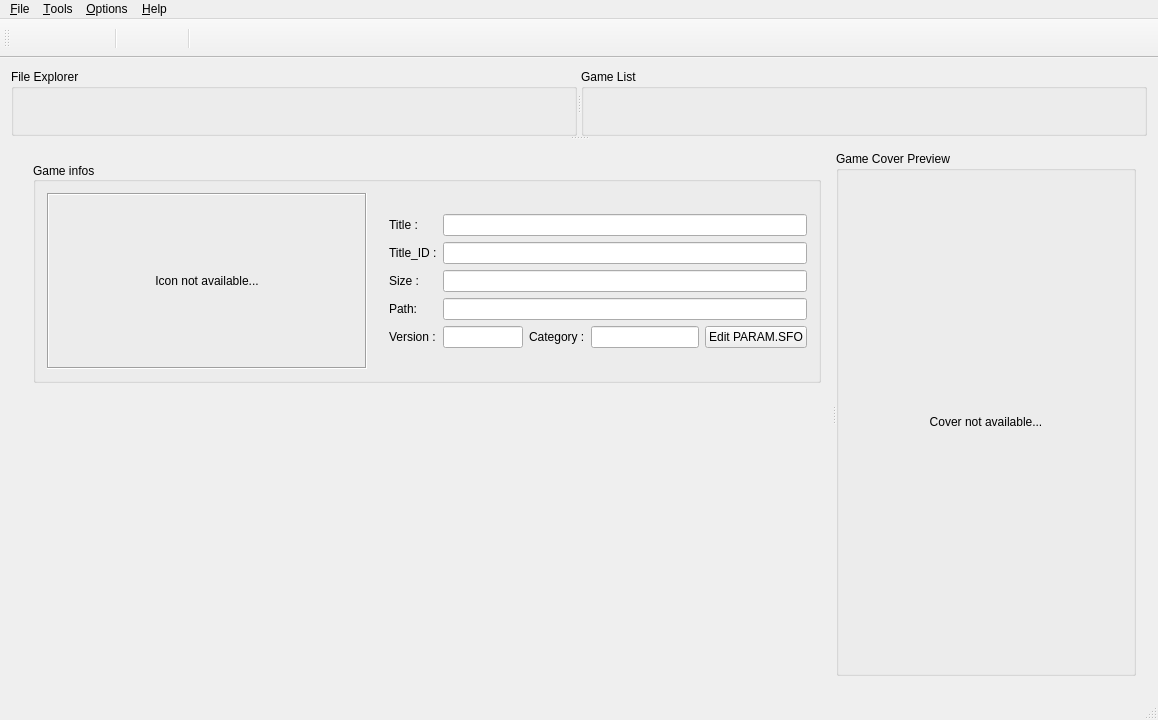
<?xml version="1.0" encoding="UTF-8"?>
<ui version="4.0">
 <class>MainWindow</class>
 <widget class="QMainWindow" name="MainWindow">
  <property name="windowModality">
   <enum>Qt::NonModal</enum>
  </property>
  <property name="geometry">
   <rect>
    <x>0</x>
    <y>0</y>
    <width>1133</width>
    <height>720</height>
   </rect>
  </property>
  <property name="sizePolicy">
   <sizepolicy hsizetype="Preferred" vsizetype="Preferred">
    <horstretch>0</horstretch>
    <verstretch>0</verstretch>
   </sizepolicy>
  </property>
  <property name="contextMenuPolicy">
   <enum>Qt::DefaultContextMenu</enum>
  </property>
  <property name="autoFillBackground">
   <bool>false</bool>
  </property>
  <property name="tabShape">
   <enum>QTabWidget::Rounded</enum>
  </property>
  <widget class="QWidget" name="centralWidget">
   <layout class="QVBoxLayout" name="verticalLayout_5">
    <item>
     <widget class="QSplitter" name="splitter">
      <property name="orientation">
       <enum>Qt::Vertical</enum>
      </property>
      <widget class="QSplitter" name="splitterTreeView">
       <property name="orientation">
        <enum>Qt::Horizontal</enum>
       </property>
       <widget class="QGroupBox" name="groupBoxLeft">
        <property name="sizePolicy">
         <sizepolicy hsizetype="Preferred" vsizetype="Preferred">
          <horstretch>0</horstretch>
          <verstretch>0</verstretch>
         </sizepolicy>
        </property>
        <property name="title">
         <string>File Explorer</string>
        </property>
        <property name="flat">
         <bool>false</bool>
        </property>
        <layout class="QVBoxLayout" name="groupBoxLeftLayout"/>
       </widget>
       <widget class="QGroupBox" name="groupBoxRight">
        <property name="sizePolicy">
         <sizepolicy hsizetype="Preferred" vsizetype="Preferred">
          <horstretch>0</horstretch>
          <verstretch>0</verstretch>
         </sizepolicy>
        </property>
        <property name="layoutDirection">
         <enum>Qt::LeftToRight</enum>
        </property>
        <property name="title">
         <string>Game List</string>
        </property>
        <layout class="QVBoxLayout" name="groupBoxRightLayout"/>
       </widget>
      </widget>
      <widget class="QWidget" name="layoutWidget">
       <layout class="QVBoxLayout" name="verticalLayout">
        <item>
         <widget class="QSplitter" name="splitterBottom">
          <property name="orientation">
           <enum>Qt::Horizontal</enum>
          </property>
          <widget class="QWidget" name="verticalLayoutWidget">
           <layout class="QVBoxLayout" name="verticalLayoutGameInfos">
            <item>
             <widget class="QGroupBox" name="groupBoxGameInfos">
              <property name="sizePolicy">
               <sizepolicy hsizetype="Minimum" vsizetype="Fixed">
                <horstretch>0</horstretch>
                <verstretch>0</verstretch>
               </sizepolicy>
              </property>
              <property name="styleSheet">
               <string notr="true"/>
              </property>
              <property name="title">
               <string>Game infos</string>
              </property>
              <property name="alignment">
               <set>Qt::AlignLeading|Qt::AlignLeft|Qt::AlignVCenter</set>
              </property>
              <layout class="QHBoxLayout" name="horizontalLayout_6">
               <item>
                <layout class="QVBoxLayout" name="verticalLayout_3">
                 <property name="rightMargin">
                  <number>16</number>
                 </property>
                 <item>
                  <widget class="QLabel" name="icon0Label">
                   <property name="sizePolicy">
                    <sizepolicy hsizetype="Preferred" vsizetype="Minimum">
                     <horstretch>0</horstretch>
                     <verstretch>0</verstretch>
                    </sizepolicy>
                   </property>
                   <property name="minimumSize">
                    <size>
                     <width>320</width>
                     <height>176</height>
                    </size>
                   </property>
                   <property name="maximumSize">
                    <size>
                     <width>320</width>
                     <height>176</height>
                    </size>
                   </property>
                   <property name="frameShape">
                    <enum>QFrame::Box</enum>
                   </property>
                   <property name="frameShadow">
                    <enum>QFrame::Sunken</enum>
                   </property>
                   <property name="text">
                    <string>Icon not available...</string>
                   </property>
                   <property name="scaledContents">
                    <bool>true</bool>
                   </property>
                   <property name="alignment">
                    <set>Qt::AlignCenter</set>
                   </property>
                   <property name="wordWrap">
                    <bool>true</bool>
                   </property>
                  </widget>
                 </item>
                </layout>
               </item>
               <item>
                <layout class="QVBoxLayout" name="verticalLayout_4">
                 <property name="leftMargin">
                  <number>0</number>
                 </property>
                 <item>
                  <layout class="QFormLayout" name="formLayout">
                   <property name="fieldGrowthPolicy">
                    <enum>QFormLayout::AllNonFixedFieldsGrow</enum>
                   </property>
                   <property name="formAlignment">
                    <set>Qt::AlignLeading|Qt::AlignLeft|Qt::AlignVCenter</set>
                   </property>
                   <item row="0" column="0">
                    <widget class="QLabel" name="titleLabel">
                     <property name="text">
                      <string>Title :</string>
                     </property>
                    </widget>
                   </item>
                   <item row="0" column="1">
                    <widget class="QLineEdit" name="titleLineEdit">
                     <property name="readOnly">
                      <bool>true</bool>
                     </property>
                    </widget>
                   </item>
                   <item row="1" column="0">
                    <widget class="QLabel" name="titleIDLabel">
                     <property name="text">
                      <string>Title_ID :</string>
                     </property>
                    </widget>
                   </item>
                   <item row="1" column="1">
                    <widget class="QLineEdit" name="titleIDLineEdit">
                     <property name="readOnly">
                      <bool>true</bool>
                     </property>
                    </widget>
                   </item>
                   <item row="2" column="0">
                    <widget class="QLabel" name="sizeLabel">
                     <property name="text">
                      <string>Size :</string>
                     </property>
                    </widget>
                   </item>
                   <item row="2" column="1">
                    <widget class="QLineEdit" name="sizeLineEdit">
                     <property name="readOnly">
                      <bool>true</bool>
                     </property>
                    </widget>
                   </item>
                   <item row="3" column="0">
                    <widget class="QLabel" name="pathLabel">
                     <property name="text">
                      <string>Path:</string>
                     </property>
                    </widget>
                   </item>
                   <item row="3" column="1">
                    <widget class="QLineEdit" name="pathLineEdit">
                     <property name="readOnly">
                      <bool>true</bool>
                     </property>
                    </widget>
                   </item>
                   <item row="4" column="0">
                    <widget class="QLabel" name="versionLabel">
                     <property name="text">
                      <string>Version :</string>
                     </property>
                    </widget>
                   </item>
                   <item row="4" column="1">
                    <layout class="QHBoxLayout" name="horizontalLayout">
                     <item>
                      <widget class="QLineEdit" name="versionLineEdit">
                       <property name="sizePolicy">
                        <sizepolicy hsizetype="Fixed" vsizetype="Fixed">
                         <horstretch>0</horstretch>
                         <verstretch>0</verstretch>
                        </sizepolicy>
                       </property>
                       <property name="maximumSize">
                        <size>
                         <width>80</width>
                         <height>16777215</height>
                        </size>
                       </property>
                       <property name="readOnly">
                        <bool>true</bool>
                       </property>
                      </widget>
                     </item>
                     <item>
                      <widget class="QLabel" name="categoryLabel">
                       <property name="text">
                        <string>Category :</string>
                       </property>
                      </widget>
                     </item>
                     <item>
                      <widget class="QLineEdit" name="categoryLineEdit">
                       <property name="sizePolicy">
                        <sizepolicy hsizetype="MinimumExpanding" vsizetype="Fixed">
                         <horstretch>0</horstretch>
                         <verstretch>0</verstretch>
                        </sizepolicy>
                       </property>
                       <property name="readOnly">
                        <bool>true</bool>
                       </property>
                      </widget>
                     </item>
                     <item>
                      <widget class="QPushButton" name="editPARAMSFOPushButton">
                       <property name="sizePolicy">
                        <sizepolicy hsizetype="Preferred" vsizetype="Ignored">
                         <horstretch>0</horstretch>
                         <verstretch>0</verstretch>
                        </sizepolicy>
                       </property>
                       <property name="text">
                        <string>Edit PARAM.SFO</string>
                       </property>
                      </widget>
                     </item>
                    </layout>
                   </item>
                  </layout>
                 </item>
                </layout>
               </item>
              </layout>
             </widget>
            </item>
            <item>
             <spacer name="verticalSpacer">
              <property name="orientation">
               <enum>Qt::Vertical</enum>
              </property>
              <property name="sizeHint" stdset="0">
               <size>
                <width>20</width>
                <height>40</height>
               </size>
              </property>
             </spacer>
            </item>
            <item>
             <layout class="QHBoxLayout" name="horizontalLayout_5">
              <property name="rightMargin">
               <number>0</number>
              </property>
              <item>
               <widget class="QPushButton" name="adPushButton">
                <property name="sizePolicy">
                 <sizepolicy hsizetype="Preferred" vsizetype="Maximum">
                  <horstretch>0</horstretch>
                  <verstretch>0</verstretch>
                 </sizepolicy>
                </property>
                <property name="maximumSize">
                 <size>
                  <width>800</width>
                  <height>110</height>
                 </size>
                </property>
                <property name="cursor">
                 <cursorShape>PointingHandCursor</cursorShape>
                </property>
                <property name="focusPolicy">
                 <enum>Qt::NoFocus</enum>
                </property>
                <property name="text">
                 <string/>
                </property>
                <property name="icon">
                 <iconset resource="../rc/ressources.qrc">
                  <normaloff>:/ad_res/banniere-metashop.jpg</normaloff>:/ad_res/banniere-metashop.jpg</iconset>
                </property>
                <property name="iconSize">
                 <size>
                  <width>800</width>
                  <height>110</height>
                 </size>
                </property>
                <property name="default">
                 <bool>false</bool>
                </property>
                <property name="flat">
                 <bool>true</bool>
                </property>
               </widget>
              </item>
             </layout>
            </item>
           </layout>
          </widget>
          <widget class="QGroupBox" name="groupBoxGameCover">
           <property name="sizePolicy">
            <sizepolicy hsizetype="Maximum" vsizetype="Preferred">
             <horstretch>0</horstretch>
             <verstretch>0</verstretch>
            </sizepolicy>
           </property>
           <property name="minimumSize">
            <size>
             <width>300</width>
             <height>0</height>
            </size>
           </property>
           <property name="maximumSize">
            <size>
             <width>300</width>
             <height>16777215</height>
            </size>
           </property>
           <property name="title">
            <string>Game Cover Preview</string>
           </property>
           <layout class="QHBoxLayout" name="horizontalLayout_2">
            <item>
             <widget class="QLabel" name="gameCoverLabel">
              <property name="sizePolicy">
               <sizepolicy hsizetype="Preferred" vsizetype="Preferred">
                <horstretch>0</horstretch>
                <verstretch>0</verstretch>
               </sizepolicy>
              </property>
              <property name="minimumSize">
               <size>
                <width>260</width>
                <height>300</height>
               </size>
              </property>
              <property name="maximumSize">
               <size>
                <width>260</width>
                <height>300</height>
               </size>
              </property>
              <property name="text">
               <string>Cover not available...</string>
              </property>
              <property name="scaledContents">
               <bool>false</bool>
              </property>
              <property name="alignment">
               <set>Qt::AlignCenter</set>
              </property>
             </widget>
            </item>
           </layout>
          </widget>
         </widget>
        </item>
       </layout>
      </widget>
     </widget>
    </item>
   </layout>
  </widget>
  <widget class="QMenuBar" name="menuBar">
   <property name="geometry">
    <rect>
     <x>0</x>
     <y>0</y>
     <width>1133</width>
     <height>18</height>
    </rect>
   </property>
   <widget class="QMenu" name="menu_File">
    <property name="title">
     <string>&amp;File</string>
    </property>
    <addaction name="action_Quit"/>
   </widget>
   <widget class="QMenu" name="menu_Help">
    <property name="title">
     <string>&amp;Help</string>
    </property>
    <addaction name="action_About"/>
    <addaction name="action_License"/>
    <addaction name="action_About_Qt"/>
   </widget>
   <widget class="QMenu" name="menu_Tools">
    <property name="title">
     <string>&amp;Tools</string>
    </property>
    <addaction name="action_FTPExplorer"/>
    <addaction name="separator"/>
    <addaction name="action_PS3UPDATPUPCleaner"/>
    <addaction name="action_4GBFileSplitter"/>
    <addaction name="separator"/>
    <addaction name="action_ExportTXT"/>
    <addaction name="action_ExportCSV"/>
   </widget>
   <widget class="QMenu" name="menu_Options">
    <property name="title">
     <string>&amp;Options</string>
    </property>
    <widget class="QMenu" name="menuTheme">
     <property name="title">
      <string>Theme</string>
     </property>
     <addaction name="action_SystemTheme"/>
     <addaction name="action_MetagamesTheme"/>
    </widget>
    <addaction name="action_ViewToolBar"/>
    <addaction name="menuTheme"/>
    <addaction name="action_CoverCache"/>
   </widget>
   <addaction name="menu_File"/>
   <addaction name="menu_Tools"/>
   <addaction name="menu_Options"/>
   <addaction name="menu_Help"/>
  </widget>
  <widget class="QStatusBar" name="statusBar">
   <property name="sizeGripEnabled">
    <bool>true</bool>
   </property>
  </widget>
  <widget class="QToolBar" name="toolBar">
   <property name="windowTitle">
    <string>Tool Bar</string>
   </property>
   <attribute name="toolBarArea">
    <enum>TopToolBarArea</enum>
   </attribute>
   <attribute name="toolBarBreak">
    <bool>false</bool>
   </attribute>
   <addaction name="action_FTPExplorer_TB"/>
   <addaction name="action_PS3UPDATPUPCleaner_TB"/>
   <addaction name="action_4GBFileSplitter_TB"/>
   <addaction name="separator"/>
   <addaction name="action_ExportTXT_TB"/>
   <addaction name="action_ExportCSV_TB"/>
   <addaction name="separator"/>
   <addaction name="action_Quit_TB"/>
  </widget>
  <action name="action_About">
   <property name="icon">
    <iconset>
     <normaloff>:/toolbar_res/Help.ico</normaloff>:/toolbar_res/Help.ico</iconset>
   </property>
   <property name="text">
    <string>About</string>
   </property>
   <property name="iconVisibleInMenu">
    <bool>true</bool>
   </property>
  </action>
  <action name="action_Quit_TB">
   <property name="toolTip">
    <string>Quit</string>
   </property>
  </action>
  <action name="action_Quit">
   <property name="icon">
    <iconset>
     <normaloff>:/toolbar_res/Gnome-Application-Exit.ico</normaloff>:/toolbar_res/Gnome-Application-Exit.ico</iconset>
   </property>
   <property name="text">
    <string>Quit</string>
   </property>
   <property name="iconVisibleInMenu">
    <bool>true</bool>
   </property>
  </action>
  <action name="action_FTPExplorer_TB">
   <property name="toolTip">
    <string>Open FTP Explorer</string>
   </property>
   <property name="visible">
    <bool>false</bool>
   </property>
  </action>
  <action name="action_About_Qt">
   <property name="text">
    <string>About Qt</string>
   </property>
  </action>
  <action name="action_FTPExplorer">
   <property name="text">
    <string>Open FTP Explorer</string>
   </property>
   <property name="visible">
    <bool>false</bool>
   </property>
   <property name="iconVisibleInMenu">
    <bool>true</bool>
   </property>
  </action>
  <action name="action_PS3UPDATPUPCleaner_TB">
   <property name="toolTip">
    <string>PS3UPDAT.PUP Cleaner</string>
   </property>
  </action>
  <action name="action_4GBFileSplitter_TB">
   <property name="toolTip">
    <string>4GB File Splitter</string>
   </property>
  </action>
  <action name="action_ExportTXT_TB">
   <property name="toolTip">
    <string>Export Game List to TXT file</string>
   </property>
  </action>
  <action name="action_ExportCSV_TB">
   <property name="toolTip">
    <string>Export Game List to CSV file</string>
   </property>
  </action>
  <action name="action_PS3UPDATPUPCleaner">
   <property name="text">
    <string>PS3UPDAT.PUP Cleaner</string>
   </property>
   <property name="iconVisibleInMenu">
    <bool>true</bool>
   </property>
  </action>
  <action name="action_4GBFileSplitter">
   <property name="text">
    <string>4GB File Splitter</string>
   </property>
   <property name="iconVisibleInMenu">
    <bool>true</bool>
   </property>
  </action>
  <action name="action_ExportTXT">
   <property name="text">
    <string>Export Game List to TXT file</string>
   </property>
   <property name="iconVisibleInMenu">
    <bool>true</bool>
   </property>
  </action>
  <action name="action_ExportCSV">
   <property name="text">
    <string>Export Game List to CSV file</string>
   </property>
   <property name="iconVisibleInMenu">
    <bool>true</bool>
   </property>
  </action>
  <action name="action_SystemTheme">
   <property name="checkable">
    <bool>true</bool>
   </property>
   <property name="text">
    <string>System</string>
   </property>
  </action>
  <action name="action_MetagamesTheme">
   <property name="checkable">
    <bool>true</bool>
   </property>
   <property name="text">
    <string>Metagames</string>
   </property>
  </action>
  <action name="action_ViewToolBar">
   <property name="checked">
    <bool>false</bool>
   </property>
   <property name="text">
    <string>Hide ToolBar</string>
   </property>
  </action>
  <action name="action_License">
   <property name="text">
    <string>License</string>
   </property>
  </action>
  <action name="action_CoverCache">
   <property name="text">
    <string>Disable cover cache</string>
   </property>
  </action>
 </widget>
 <layoutdefault spacing="6" margin="11"/>
 <resources>
  <include location="../rc/ressources.qrc"/>
 </resources>
 <connections/>
</ui>
